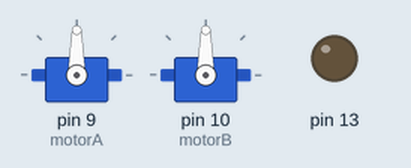
Recording of a sketch running on a simulated Arduino Uno, built with avr-gcc and run on an emulated ATmega328P. Shown: 2 × servo, output pins drawn as LEDs (lit = HIGH).

Above: at 0.15 s.
At 3.72 s:
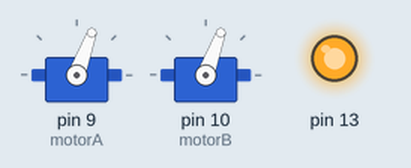
At 7.57 s:
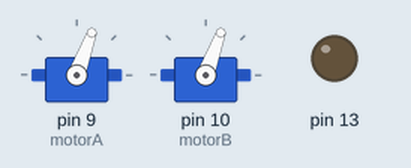
At 11.4 s:
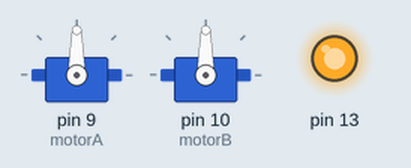
At 22.1 s:
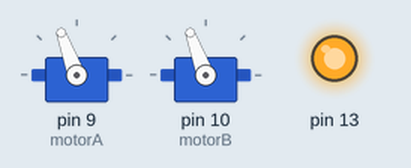
At 38.2 s:
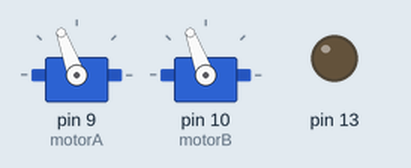
Timing chart, 0 to 39.7 s (numbered marks = the images above):
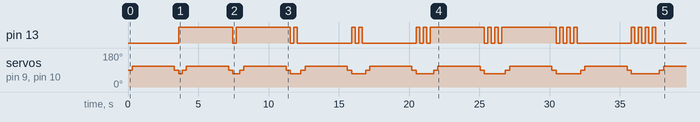

The sketch:

test_motors.ino
```cpp
#include <Servo.h>

Servo motorA;
Servo motorB;

int count;

void setup()
{
  pinMode(13, OUTPUT);
  motorA.attach(9);
  motorB.attach(10);
  motorA.write(90);
  motorB.write(90);
  count = 0;
}

void loop()
{
  motorA.write(70);
  motorB.write(70);
  for (int i = 0; i < count; i++)
  {
    digitalWrite(13, 1 - digitalRead(13));
    delay(250);
  }
  count++;

  //delay(3000);
  motorA.write(90);
  motorB.write(90);
  delay(300);
  motorA.write(110);
  motorB.write(110);
  delay(3000);
  motorA.write(90);
  motorB.write(90);
  delay(300);
}
```

Measured:
- by itself, pin 13: LOW → HIGH at 3.6 s, → LOW 3.9 s later, → HIGH 0.25 s later, → LOW 3.9 s later, … (36 changes in this stretch)
- by itself, servo on pin 9 (motorA), servo on pin 10 (motorB): 90° → 110° at 0.30 s, → 90° 3.0 s later, → 70° 0.30 s later, → 90° 0.25 s later, … (33 changes in this stretch)
